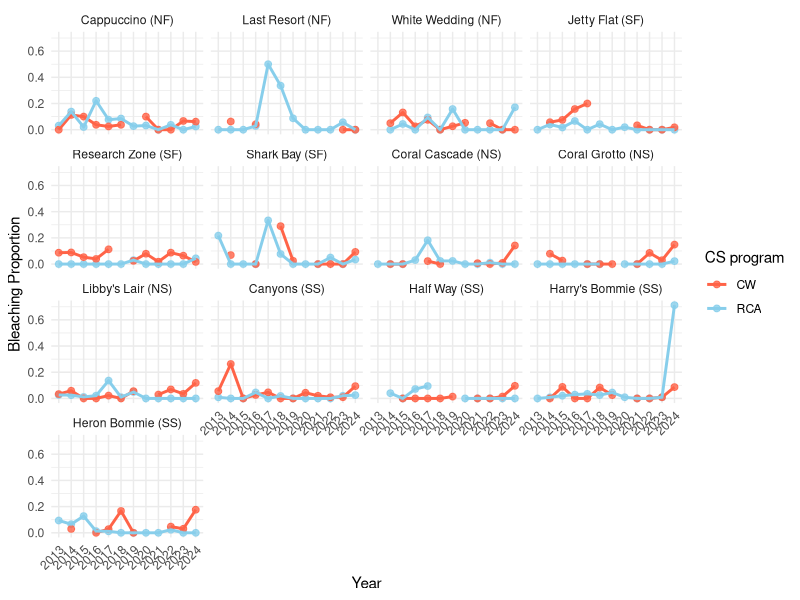
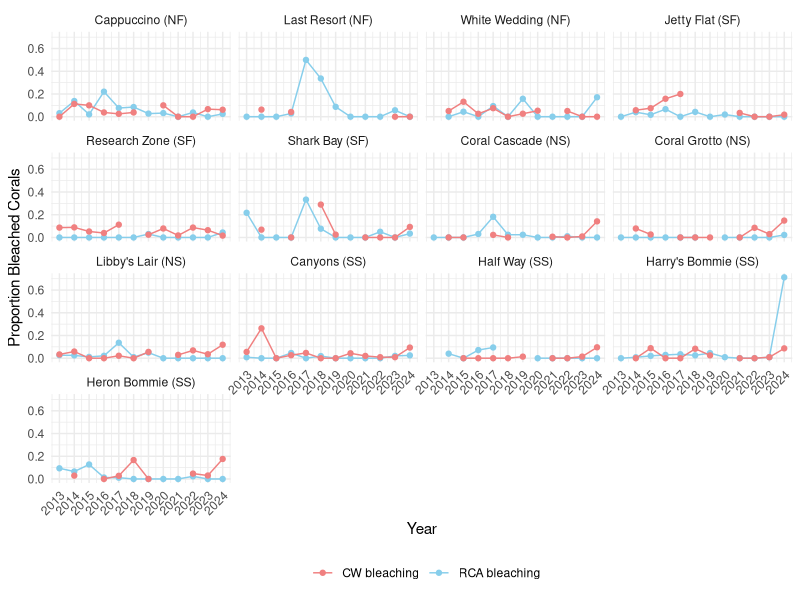
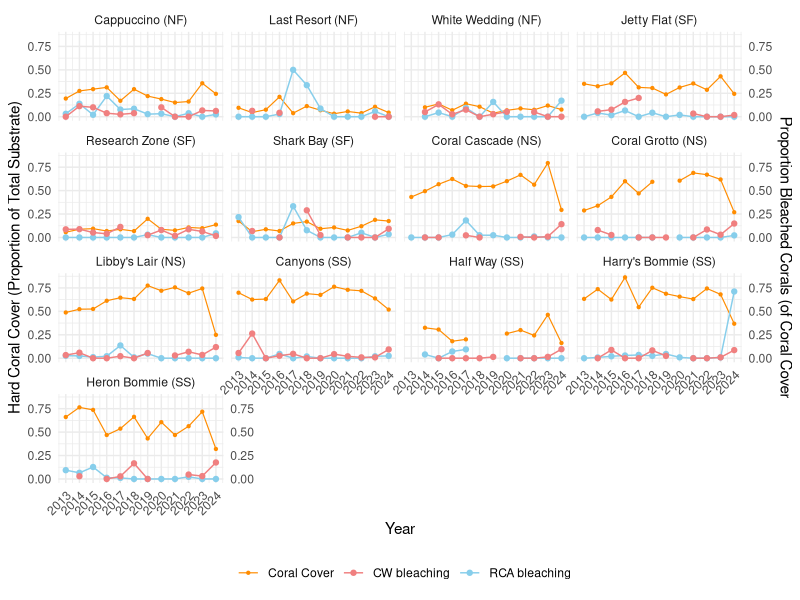
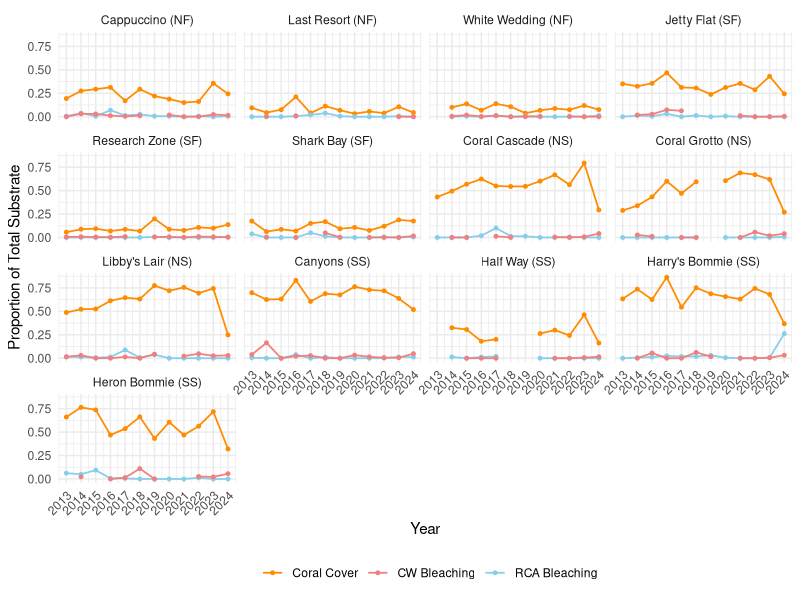
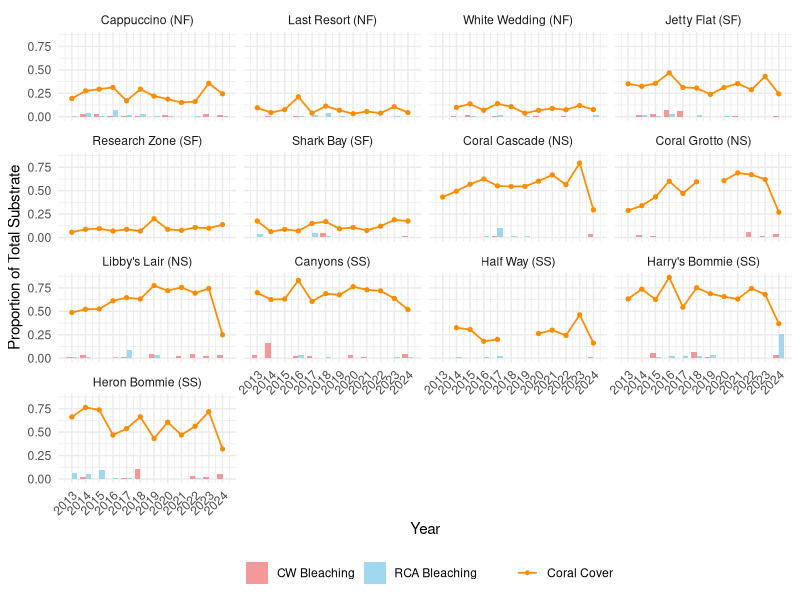
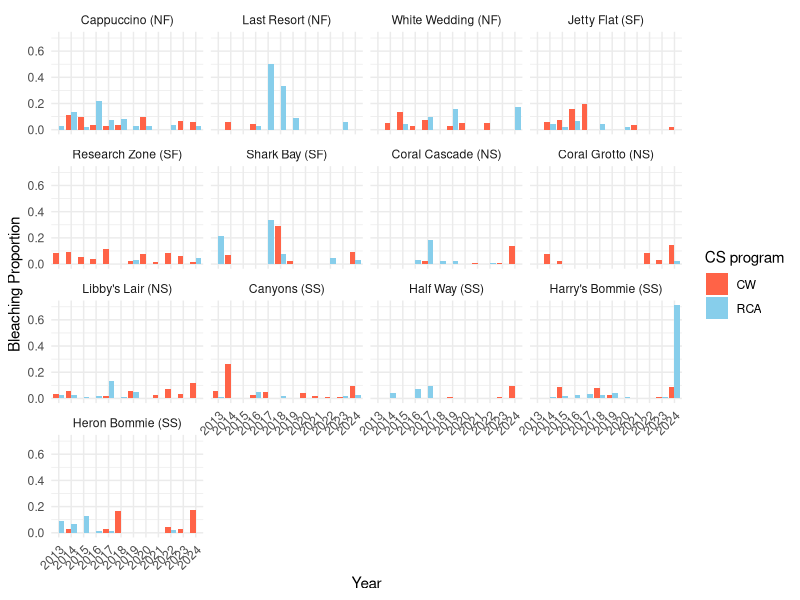
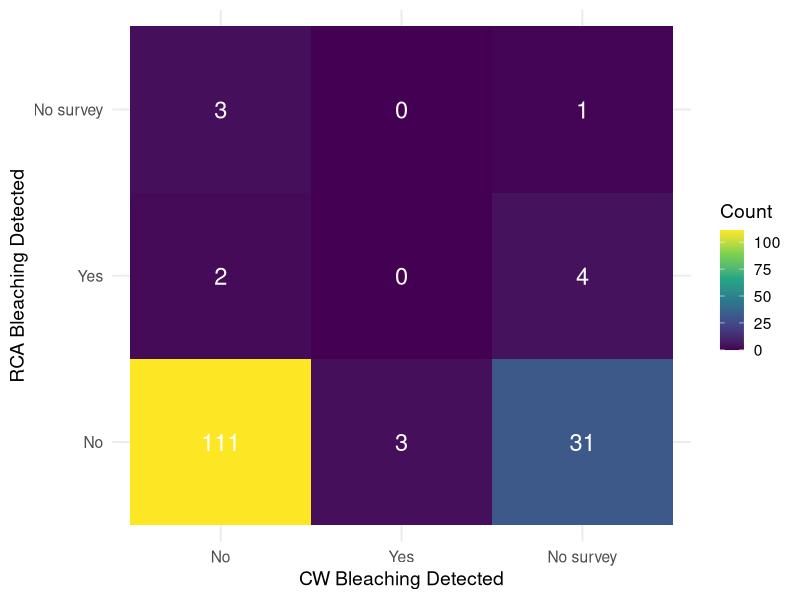

Write R code to recreate these figures, in order. (Note: this script raises an error after producing the figures.)
#####CoralWatch and RCA Comparsion visualisations and statistics###
#author: Natalie Petrovski
#date: May 2025

##Load packages
library(ggplot2)
library(tidyverse)
library(here)

RC_HC_bleach_dummy <- read_csv(here("output_data/RC_HC_bleach_dummy.csv"))
CW_bleach_merge <- read_csv(here("output_data/CW_bleach_merge.csv"))

##############################################################################
#STEP 1: Merge CoralWatch and RCA datasets
##############################################################################

##Merge
bleach_comparison <- RC_HC_bleach_dummy %>%
  select(SITE, SITE_label, year, site_type, HC, HCB, total_coral, rc_bleach = prop_bleached) %>%
  left_join(CW_bleach_merge %>%
      select(SITE_label, year, cw_bleach = prop_bleach_obs),
    by = c("SITE_label", "year"))

nrow(bleach_comparison)

##sort by site type
bleach_comparison <- bleach_comparison %>%
  mutate(site_type = factor(site_type, levels = c("NF", "SF", "NS", "SS"))) %>%
  arrange(site_type, SITE_label) %>%
  mutate(SITE_label = factor(SITE_label, levels = unique(SITE_label)))

##see how many NA's
na <- bleach_comparison %>%
  filter(if_any(everything(), is.na))

###filter out NA's. CW only has 35 NA's but it will remove that survey for RCA too - so dont apply unless needed
# bleach_comparison_filter <- bleach_comparison %>%
#   filter(!is.na(cw_bleach))
# nrow(bleach_comparison_filter)

##export as csv
write_csv(bleach_comparison, file = here::here("output_data", "bleach_comparison.csv"))

##Make long format
bleach_comparison_long <- bleach_comparison %>%
  pivot_longer(cols = c(rc_bleach, cw_bleach),
               names_to = "method", values_to = "bleach_prop") %>%
  mutate(method = recode(method,
                         rc_bleach = "RCA",
                         cw_bleach = "CW"))

##sort by site type
bleach_comparison_long <- bleach_comparison_long %>%
  mutate(site_type = factor(site_type, levels = c("NF", "SF", "NS", "SS"))) %>%
  arrange(site_type, SITE_label) %>%
  mutate(SITE_label = factor(SITE_label, levels = unique(SITE_label)))

##############################################################################
#STEP 2: Plot CoralWatch and RCA bleaching data
##############################################################################

####PLOT: Line plot bleaching proportions
p19 <- ggplot(bleach_comparison_long, aes(x = factor(year), y = bleach_prop, color = method)) +
  geom_point(size = 2, alpha = 0.8) +
  geom_line(aes(group = method), linewidth = 1) +
  facet_wrap(~SITE_label) +
  scale_color_manual(values = c("tomato", "skyblue")) +
  labs(
    y = "Bleaching Proportion", x = "Year", color = "CS program") +
  theme_minimal() +
  theme(axis.text.x = element_text(angle = 45, hjust = 1)) 
ggsave(path = "figs", filename = "RCA_CW_bleaching_comparison.jpeg", p19, width = 13, height = 9, dpi = 300)

###PLOT: as above but cleaner
p20 <- ggplot(bleach_comparison, aes(x = year)) +
  geom_line(aes(y = rc_bleach, color = "RCA bleaching")) +
  geom_point(aes(y = rc_bleach, color = "RCA bleaching")) +
  geom_line(aes(y = cw_bleach, color = "CW bleaching")) +
  geom_point(aes(y = cw_bleach, color = "CW bleaching")) +
  facet_wrap(~ SITE_label) +
  scale_color_manual(values = c("RCA bleaching" = "skyblue", "CW bleaching" = "lightcoral")) +
  labs(color = "", x = "Year") +
  scale_x_continuous(breaks = seq(2013, 2024, by = 1)) +
  scale_y_continuous(
    name = "Proportion Bleached Corals") +
  theme_minimal() +
  theme(axis.text.x = element_text(angle = 45, hjust = 1), legend.position = "bottom")
ggsave(path = "figs", filename = "RCA_CW_bleaching_comparison2.jpeg", p20, width = 13, height = 9, dpi = 300)

#####PLOT: Coral cover + bleached with actual proportions
p21 <- ggplot(bleach_comparison, aes(x = year)) +
  geom_line(aes(y = total_coral, color = "Coral Cover"), size = 0.4) +
  geom_point(aes(y = total_coral, color = "Coral Cover"), size = 0.8) +
  geom_line(aes(y = rc_bleach, color = "RCA bleaching")) +
  geom_point(aes(y = rc_bleach, color = "RCA bleaching")) +
  geom_line(aes(y = cw_bleach, color = "CW bleaching")) +
  geom_point(aes(y = cw_bleach, color = "CW bleaching")) +
  facet_wrap(~ SITE_label) +
  scale_color_manual(values = c("Coral Cover" = "darkorange", "RCA bleaching" = "skyblue", "CW bleaching" = "lightcoral")) +
  labs(color = "", x = "Year") +
  scale_x_continuous(breaks = seq(2013, 2024, by = 1)) +
  scale_y_continuous(
    name = "Hard Coral Cover (Proportion of Total Substrate)",
    sec.axis = sec_axis(~ .,name = "Proportion Bleached Corals (of Coral Cover")
  ) +
  theme_minimal() +
  theme(axis.text.x = element_text(angle = 45, hjust = 1), legend.position = "bottom")
ggsave(path = "figs", filename = "RCA_CW_bleach_CoralCover_Props.jpeg", p21, width = 13, height = 9, dpi = 300)

####PLOT: coral cover with bleached but scaled to same scale - most accurate
##scale bleached proportions first
bleach_nested <- bleach_comparison %>%
  mutate(RCA_bleach_within_HC = rc_bleach * total_coral,
         CW_bleach_within_HC = cw_bleach * total_coral)

##all as line plots
p22 <- ggplot(bleach_nested, aes(x = year)) +
  geom_line(aes(y = total_coral, color = "Coral Cover"), size = 0.6) +
  geom_point(aes(y = total_coral, color = "Coral Cover"), size = 1) +
  geom_line(aes(y = RCA_bleach_within_HC, color = "RCA Bleaching"), size = 0.6) +
  geom_point(aes(y = RCA_bleach_within_HC, color = "RCA Bleaching"), size = 1) +
  geom_line(aes(y = CW_bleach_within_HC, color = "CW Bleaching"), size = 0.6) +
  geom_point(aes(y = CW_bleach_within_HC, color = "CW Bleaching"), size = 1) +
  facet_wrap(~ SITE_label) +
  scale_color_manual(values = c("Coral Cover" = "darkorange", "RCA Bleaching" = "skyblue", "CW Bleaching" = "lightcoral")) +
  labs(y = "Proportion of Total Substrate", x = "Year", color = "") +
  scale_x_continuous(breaks = seq(2013, 2024, by = 1)) +
  theme_minimal() +
  theme(axis.text.x = element_text(angle = 45, hjust = 1),
        legend.position = "bottom")
ggsave(path = "figs", filename = "RCA_CW_bleach_CoralCover_scaled.jpeg", p22, width = 13, height = 9, dpi = 300)

##Line for Coral Cover and Bars for bleaching proportions
##Need to merge bleaching points to dodge bars
bleach_bar_long <- bleach_nested %>%
  pivot_longer(cols = c(RCA_bleach_within_HC, CW_bleach_within_HC),
               names_to = "Method",
               values_to = "Bleaching") %>%
  mutate(Method = recode(Method,
                         RCA_bleach_within_HC = "RCA Bleaching",
                         CW_bleach_within_HC = "CW Bleaching"))
#plot
p23 <- ggplot(bleach_bar_long, aes(x = year)) +
  geom_line(aes(y = total_coral, color = "Coral Cover"), size = 0.6) +
  geom_point(aes(y = total_coral, color = "Coral Cover"), size = 1) +
  geom_col(aes(y = Bleaching, fill = Method),
           position = position_dodge(width = 0.8), width = 0.8, alpha = 0.8) +
  facet_wrap(~ SITE_label) +
  scale_color_manual(values = c("Coral Cover" = "darkorange")) +
  scale_fill_manual(values = c("RCA Bleaching" = "skyblue", "CW Bleaching" = "lightcoral")) +
  labs(y = "Proportion of Total Substrate", x = "Year", color = "", fill = "") +
  scale_x_continuous(breaks = seq(2013, 2024, by = 1)) +
  theme_minimal() +
  theme(axis.text.x = element_text(angle = 45, hjust = 1),
        legend.position = "bottom")
ggsave(path = "figs", filename = "RCA_CW_bleach_CoralCover_Bars.jpeg", p23, width = 13, height = 9, dpi = 300)

#####PLOT: Bleaching proportions as bar plot
p24 <- ggplot(bleach_comparison_long, aes(x = factor(year), y = bleach_prop, fill = method)) +
  geom_col(position = "dodge") +
  facet_wrap(~SITE_label) +
  scale_fill_manual(values = c("tomato", "skyblue")) +
  labs(x = "Year", y = "Bleaching Proportion", fill = "CS program") +
  theme_minimal() +
  theme(axis.text.x = element_text(angle = 45, hjust = 1)) 
ggsave(path = "figs", filename = "RCA_CW_bleaching_comparison_barplot.jpeg", p24, width = 13, height = 9, dpi = 300)


##############################################################################
#STEP 3: Comparative analysis on CoralWatch and RCA data
##############################################################################

##Run a spearman correlation test on bleaching proportions
cor.test(bleach_comparison$cw_bleach, bleach_comparison$rc_bleach, method = "spearman")
#rho value shows no correlation between bleaching props BUT not statistically significant

####Contingency table
##Make thresholds - adjust as needed
bleach_comparison <- bleach_comparison %>%
  mutate(CW_bleach_detected = case_when(is.na(cw_bleach) ~ "No survey",
                                        cw_bleach >= 0.20 ~ "Yes",
                                        TRUE ~ "No"),
         RCA_bleach_detected = case_when(is.na(rc_bleach) ~ "No survey",
                                         rc_bleach >= 0.20 ~ "Yes",
                                         TRUE ~ "No")) %>%
  mutate(CW_bleach_detected = factor(CW_bleach_detected, levels = c("No", "Yes", "No survey")),
         RCA_bleach_detected = factor(RCA_bleach_detected, levels = c("No", "Yes", "No survey")))

##Create table
bleach_table <- table(CW = bleach_comparison$CW_bleach_detected, RC = bleach_comparison$RCA_bleach_detected)
print(bleach_table)
##convert table to matrix dataframe
bleach_table_df <- as.data.frame.matrix(bleach_table)
#export as csv
write.csv(bleach_table_df, "output_data/comp_bleach_table.csv", row.names = FALSE)

#####PLOT: Comparison plot
bleach_comp_plot <- as.data.frame(bleach_table) %>%
  ggplot(aes(x = CW, y = RC, fill = Freq)) +
  geom_tile() +
  geom_text(aes(label = Freq), color = "white", size = 6) +
  scale_fill_viridis_c() +
  labs(
    x = "CW Bleaching Detected",
    y = "RCA Bleaching Detected",
    fill = "Count") +
  theme_minimal(base_size = 14)
ggsave(path = "figs", filename = "bleach_comp_plot.jpeg", bleach_comp_plot, width = 13, height = 9, dpi = 300)

##show which sites/years bleaching is detected
bleach_list <- bleach_comparison %>%
  select(SITE, year, CW_bleach_detected, RCA_bleach_detected) %>%
  filter(CW_bleach_detected == "Yes" |
         RCA_bleach_detected =="Yes")
  
##############################################################################
#STEP 4: Merge prediction plots from GLMMs to plot
##############################################################################
###Need to go to Visualisations CoralWatch and Visualisations RCA scripts to run model if not yet in Global Enironment

##Extract predictions for CW
pred_bleach_CW <- ggpredict(cw_m, terms = "year [all]") %>%
  as_tibble() %>%
  mutate(source = "CoralWatch")

##Extract mean year points CW
CW_bleach_means <- CW_bleach_merge %>%
  group_by(year) %>%
  summarise(prop_bleach = sum(n_bleached_obs) / sum(n_observations)) %>%
  mutate(source = "CoralWatch")

##Extract predictions for RCA
pred_bleach_RCA <- ggpredict(rc_m, terms = "year [all]") %>%
  as_tibble() %>%
  mutate(source = "RCA")

##Extract mean year points RCA
RCA_bleach_means <- RC_bleach_counts %>%
  group_by(year) %>%
  summarise(prop_bleach = sum(n_bleach) / sum(total_coral)) %>%
  mutate(source = "RCA")

##Merge predictions and mean observation points
##predictions
all_pred_bleach <- bind_rows(pred_bleach_CW, pred_bleach_RCA)
#observations
all_bleach_means <- bind_rows(CW_bleach_means, RCA_bleach_means)

#####PLOT: merged predictions
pred_plot_merged <- ggplot(all_pred_bleach, aes(x = x, y = predicted, color = source, fill = source)) +
  geom_line(size = 1.2) +
  geom_ribbon(aes(ymin = conf.low, ymax = conf.high), alpha = 0.3, color = NA) +
  geom_point(data = all_bleach_means, aes(x = year, y = prop_bleach, shape = source), size = 2) +
  scale_color_manual(values = c("CoralWatch" = "lightcoral", "RCA" = "skyblue")) +
  scale_fill_manual(values = c("CoralWatch" = "lightcoral", "RCA" = "skyblue")) +
  scale_shape_manual(values = c("CoralWatch" = 16, "RCA" = 17)) +
  labs(x = "Year",
    y = "Bleaching Proportion",
    color = "Predictions",
    shape = "Observed",
    fill = "95% CI") +
  theme_minimal() +
  scale_x_continuous(breaks = 2013:2024) +
  theme(axis.text.x = element_text(angle = 45, hjust = 1))
ggsave(path = "figs", filename = "model_predictions_merged.jpeg", pred_plot_merged, width = 11, height = 7, dpi = 300)


##############################################################################
#STEP 5: See if there is any correlation between coral cover and bleaching 
##############################################################################

############
#RCA

##Import data
RC_bleach <- read_csv(here("output_data/RC_bleach.csv"))
##summarise mean bleaching and mean coral cover
rc_site_summary <- RC_bleach %>%
  group_by(SITE_label) %>%
  summarise(
    mean_bleaching = mean(prop_bleached, na.rm = TRUE),
    mean_coral_cover = mean(total_coral, na.rm = TRUE))

##run spearman correlation
cor.test(rc_site_summary$mean_bleaching, rc_site_summary$mean_coral_cover, method = "spearman")

############
#CW
##Use data in bleach_comparison dataset as CoralWatch doesn't have coral cover and this is based on RCA coral cover
cw_site_summary <- bleach_comparison %>%
  group_by(SITE_label) %>%
  summarise(
    mean_bleaching = mean(cw_bleach, na.rm = TRUE),
    mean_coral_cover = mean(total_coral, na.rm = TRUE))
##run spearman correlation
cor.test(cw_site_summary$mean_bleaching, cw_site_summary$mean_coral_cover, method = "spearman")

